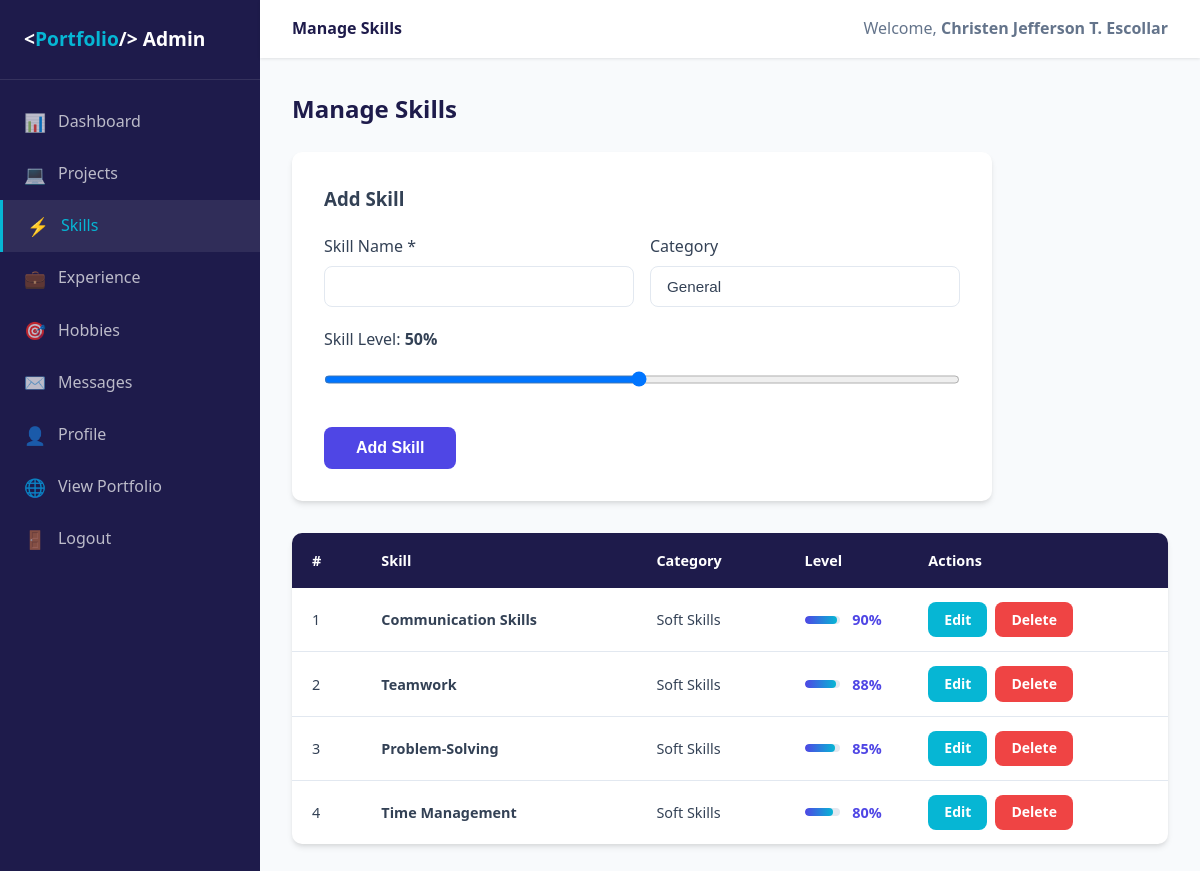
/admin/skills.php (signed in), run on the app's committed database.
### tables this page shows
CREATE TABLE skills (
    id INT AUTO_INCREMENT PRIMARY KEY,
    user_id INT NOT NULL,
    skill_name VARCHAR(100) NOT NULL,
    skill_level INT DEFAULT 50,
    category VARCHAR(100) DEFAULT 'General',
    created_at TIMESTAMP DEFAULT CURRENT_TIMESTAMP,
    FOREIGN KEY (user_id) REFERENCES users(id) ON DELETE CASCADE
);

### admin/skills.php (the view, shortened to what this page needs)
<?php
require_once __DIR__ . '/../includes/auth.php';
$editSkill = null;
$skills = $conn->query("SELECT * FROM skills WHERE user_id=" . $_SESSION['admin_id'] . " ORDER BY category, skill_level DESC");
include 'includes/header.php';
?>
<div class="page-header">
    <h1 class="page-title">Manage Skills</h1>
</div>
<div class="admin-form" style="margin-bottom:2rem;">
    <h3 style="margin-bottom:1.25rem;"><?= $editSkill ? 'Edit Skill' : 'Add Skill' ?></h3>
    <form method="POST">
        <div style="display:grid;grid-template-columns:1fr 1fr;gap:1rem;">
            <div class="form-group">
                <label>Skill Name *</label>
                <input type="text" name="skill_name" value="<?= htmlspecialchars($editSkill['skill_name'] ?? '') ?>" required>
            </div>
            <div class="form-group">
                <label>Category</label>
                <input type="text" name="category" value="<?= htmlspecialchars($editSkill['category'] ?? 'General') ?>" placeholder="Frontend, Backend, Tools...">
            </div>
        </div>
        <div class="form-group">
            <label>Skill Level: <strong id="lvl_display"><?= $editSkill['skill_level'] ?? 50 ?>%</strong></label>
            <input type="range" name="skill_level" min="1" max="100"
                   value="<?= $editSkill['skill_level'] ?? 50 ?>"
                   oninput="document.getElementById('lvl_display').innerText=this.value+'%'"
                   style="width:100%;cursor:pointer;">
        </div>
        <div style="display:flex;gap:0.75rem;">
            <button type="submit" class="btn btn-primary"><?= $editSkill ? 'Update' : 'Add Skill' ?></button>
        </div>
    </form>
</div>
<table class="data-table">
    <thead><tr><th>#</th><th>Skill</th><th>Category</th><th>Level</th><th>Actions</th></tr></thead>
    <tbody>
        <?php $i = 1; while ($s = $skills->fetch_assoc()): ?>
        <tr>
            <td><?= $i++ ?></td>
            <td><strong><?= htmlspecialchars($s['skill_name']) ?></strong></td>
            <td><?= htmlspecialchars($s['category']) ?></td>
            <td>
                <div style="display:flex;align-items:center;gap:0.75rem;">
                    <div style="flex:1;background:var(--border);border-radius:10px;height:8px;overflow:hidden;">
                        <div style="width:<?= $s['skill_level'] ?>%;height:100%;background:linear-gradient(90deg,var(--primary),var(--secondary));border-radius:10px;"></div>
                    </div>
                    <span style="font-weight:600;color:var(--primary);min-width:36px;"><?= $s['skill_level'] ?>%</span>
                </div>
            </td>
            <td>
                <div class="action-btns">
                    <a href="skills.php?edit=<?= $s['id'] ?>" class="btn btn-sm btn-secondary">Edit</a>
                    <a href="skills.php?delete=<?= $s['id'] ?>" class="btn btn-sm btn-danger" onclick="return confirm('Delete?')">Delete</a>
                </div>
            </td>
        </tr>
        <?php endwhile; ?>
    </tbody>
</table>
<?php include 'includes/footer.php'; ?>

### css/style.css (style rules this page uses)
:root { --primary: #4f46e5; --primary-dark: #3730a3; --secondary: #06b6d4; --accent: #f59e0b; --dark: #1e1b4b; --light-bg: #f8fafc; --text: #334155; --text-light: #64748b; --border: #e2e8f0; --white: #ffffff; --success: #10b981; --danger: #ef4444; --shadow: 0 4px 6px -1px rgba(0,0,0,0.1), 0 2px 4px -1px rgba(0,0,0,0.06); --shadow-lg: 0 10px 15px -3px rgba(0,0,0,0.1), 0 4px 6px -2px rgba(0,0,0,0.05); }
* { margin: 0; padding: 0; box-sizing: border-box; }
body { font-family: 'Segoe UI', system-ui, -apple-system, sans-serif; color: var(--text); background: var(--light-bg); line-height: 1.6; }
a { text-decoration: none; color: inherit; }
.btn { display: inline-block; padding: 0.75rem 2rem; border-radius: 8px; font-weight: 600; cursor: pointer; border: none; transition: all 0.2s; font-size: 1rem; }
.btn-primary { background: var(--primary); color: var(--white); }
.btn-secondary { background: var(--secondary); color: var(--white); }
.btn-sm { padding: 0.4rem 1rem; font-size: 0.875rem; }
.btn-danger { background: var(--danger); color: var(--white); }
.form-group { margin-bottom: 1.25rem; }
.form-group label { display: block; margin-bottom: 0.4rem; font-weight: 500; }
.form-group input, .form-group textarea, .form-group select { width: 100%; padding: 0.75rem 1rem; border-radius: 8px; border: 1px solid rgba(255,255,255,0.2); background: rgba(255,255,255,0.08); color: var(--white); font-size: 1rem; outline: none; transition: border-color 0.2s; }
.form-group input::placeholder, .form-group textarea::placeholder { color: rgba(255,255,255,0.4); }
.page-header { display: flex; justify-content: space-between; align-items: center; margin-bottom: 1.5rem; }
.page-title { font-size: 1.5rem; font-weight: 700; color: var(--dark); }
.data-table { width: 100%; border-collapse: collapse; background: var(--white); border-radius: 10px; overflow: hidden; box-shadow: var(--shadow); }
.data-table th { background: var(--dark); color: var(--white); padding: 1rem 1.25rem; text-align: left; font-weight: 600; font-size: 0.9rem; }
.data-table td { padding: 0.875rem 1.25rem; border-bottom: 1px solid var(--border); font-size: 0.9rem; }
.data-table tr:last-child td { border-bottom: none; }
.action-btns { display: flex; gap: 0.5rem; }
.admin-form { background: var(--white); border-radius: 10px; padding: 2rem; box-shadow: var(--shadow); max-width: 700px; }
.admin-form .form-group label { color: var(--text); }
.admin-form .form-group input, .admin-form .form-group textarea, .admin-form .form-group select { background: var(--white); border: 1px solid var(--border); color: var(--text); padding: 0.7rem 1rem; border-radius: 8px; width: 100%; font-size: 0.95rem; }

### data on the page
skills: skill_name "Communication Skills", category "Soft Skills", skill_level "90"
skills: skill_name "Teamwork", category "Soft Skills", skill_level "88"
skills: skill_name "Problem-Solving", category "Soft Skills", skill_level "85"
skills: skill_name "Time Management", category "Soft Skills", skill_level "80"

### other printed values
$pageTitle "Manage Skills"
$_SESSION['admin_name'] "Christen Jefferson T. Escollar"
$editSkill['skill_level'] "50"
